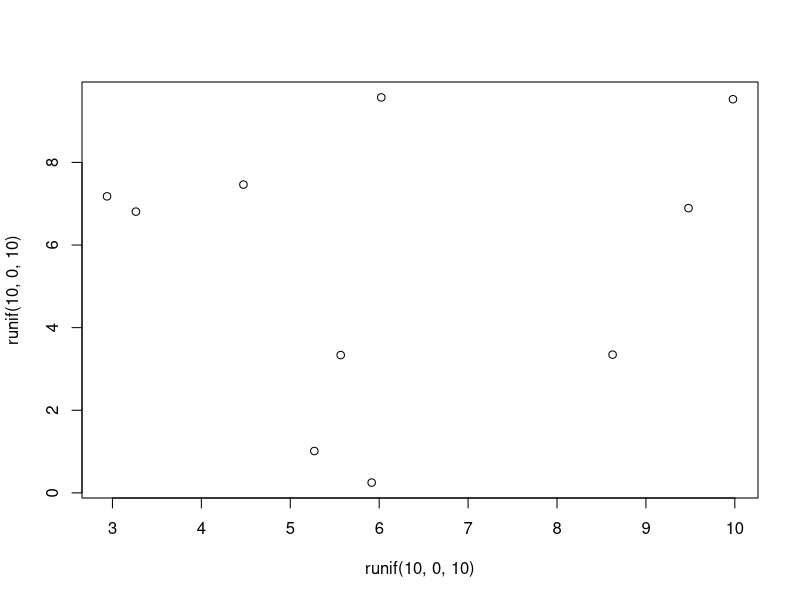
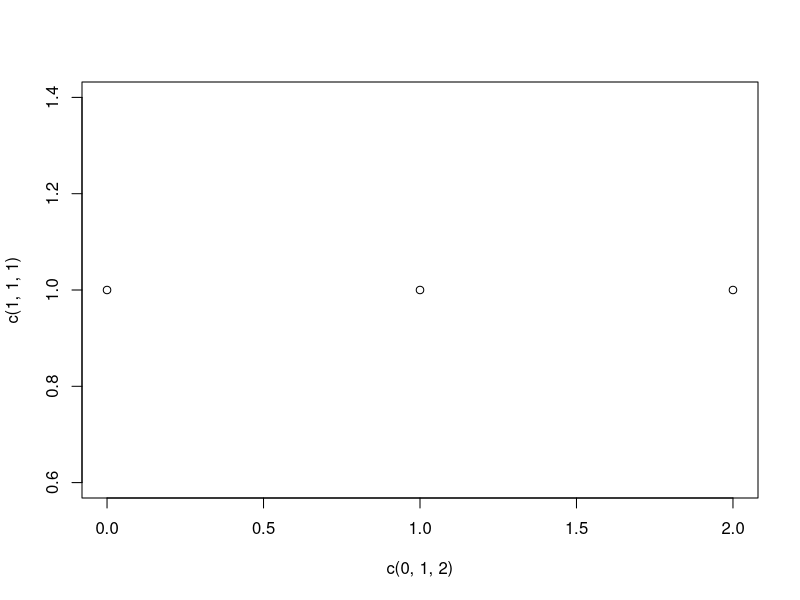
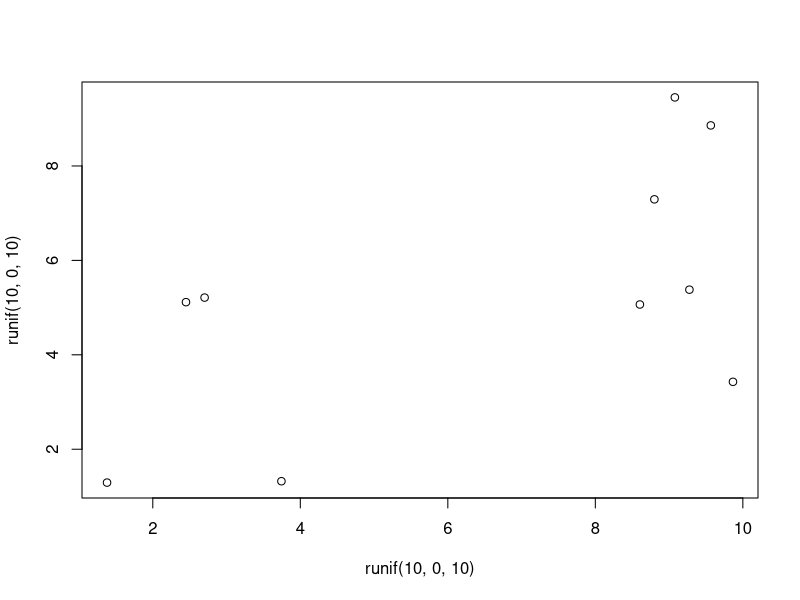
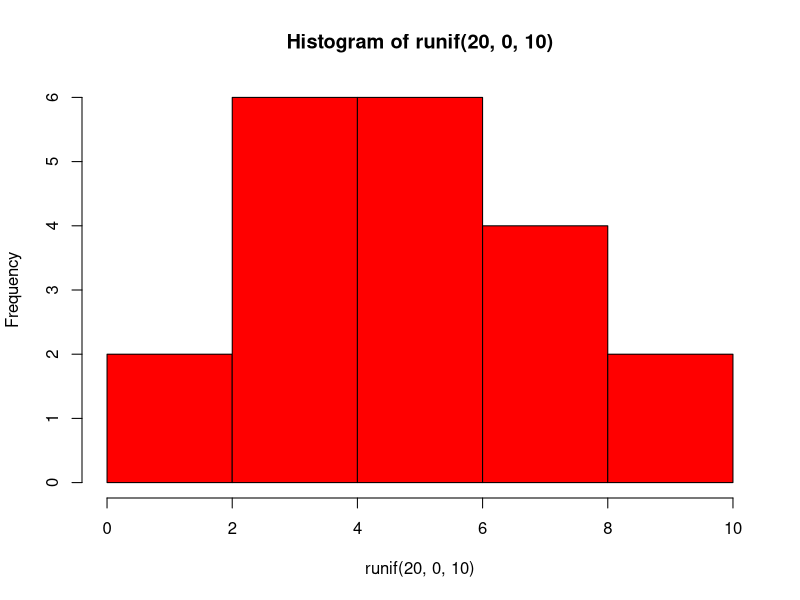

Generate these figures, in order, with R:
pdf("nomquevull.pdf")
plot(runif(10,0,10),runif(10,0,10))
plot(c(0,1,2),c(1,1,1))
dev.off()
png("nomquevull1.png")
plot(runif(10,0,10),runif(10,0,10))
hist(runif(20,0,10),col="red")
dev.off()


